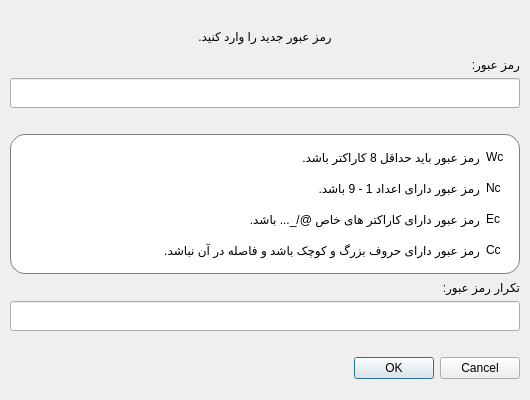
<?xml version="1.0" encoding="UTF-8"?>
<ui version="4.0">
 <class>Dialog</class>
 <widget class="QDialog" name="Dialog">
  <property name="geometry">
   <rect>
    <x>0</x>
    <y>0</y>
    <width>530</width>
    <height>400</height>
   </rect>
  </property>
  <property name="windowTitle">
   <string>Dialog</string>
  </property>
  <layout class="QGridLayout" name="gridLayout">
   <property name="leftMargin">
    <number>10</number>
   </property>
   <property name="topMargin">
    <number>10</number>
   </property>
   <property name="rightMargin">
    <number>10</number>
   </property>
   <property name="bottomMargin">
    <number>10</number>
   </property>
   <property name="horizontalSpacing">
    <number>0</number>
   </property>
   <item row="8" column="0">
    <widget class="QLabel" name="rePasswordErrorLabel">
     <property name="styleSheet">
      <string notr="true">QLabel#rePasswordErrorLabel{color:rgb(193, 0, 3);}</string>
     </property>
     <property name="text">
      <string/>
     </property>
    </widget>
   </item>
   <item row="1" column="0">
    <widget class="QLabel" name="titleLabel">
     <property name="minimumSize">
      <size>
       <width>0</width>
       <height>30</height>
      </size>
     </property>
     <property name="maximumSize">
      <size>
       <width>16777215</width>
       <height>30</height>
      </size>
     </property>
     <property name="text">
      <string>رمز عبور جدید را وارد کنید.</string>
     </property>
     <property name="alignment">
      <set>Qt::AlignCenter</set>
     </property>
    </widget>
   </item>
   <item row="5" column="0">
    <widget class="QFrame" name="checkPasswordFrame">
     <property name="minimumSize">
      <size>
       <width>0</width>
       <height>140</height>
      </size>
     </property>
     <property name="styleSheet">
      <string notr="true">#checkPasswordFrame{
background-color: rgb(255, 255, 255); border: 1px solid #7e7e7e;
border-radius: 15px;
}
	</string>
     </property>
     <property name="frameShape">
      <enum>QFrame::StyledPanel</enum>
     </property>
     <property name="frameShadow">
      <enum>QFrame::Raised</enum>
     </property>
     <layout class="QGridLayout" name="gridLayout_2">
      <item row="1" column="0">
       <spacer name="horizontalSpacer_3">
        <property name="orientation">
         <enum>Qt::Horizontal</enum>
        </property>
        <property name="sizeType">
         <enum>QSizePolicy::Maximum</enum>
        </property>
        <property name="sizeHint" stdset="0">
         <size>
          <width>100</width>
          <height>20</height>
         </size>
        </property>
       </spacer>
      </item>
      <item row="3" column="1">
       <layout class="QHBoxLayout" name="horizontalLayout_3">
        <item>
         <widget class="QLabel" name="capText">
          <property name="text">
           <string>رمز عبور دارای حروف بزرگ و کوچک باشد و فاصله در آن نباشد.</string>
          </property>
         </widget>
        </item>
        <item>
         <widget class="QLabel" name="capitalLettersCheck">
          <property name="minimumSize">
           <size>
            <width>24</width>
            <height>24</height>
           </size>
          </property>
          <property name="maximumSize">
           <size>
            <width>24</width>
            <height>24</height>
           </size>
          </property>
          <property name="text">
           <string>Cc</string>
          </property>
         </widget>
        </item>
       </layout>
      </item>
      <item row="2" column="1">
       <layout class="QHBoxLayout" name="horizontalLayout_2">
        <item>
         <widget class="QLabel" name="specText">
          <property name="text">
           <string>رمز عبور دارای کاراکتر های خاص @/_... باشد.</string>
          </property>
         </widget>
        </item>
        <item>
         <widget class="QLabel" name="spiecialCharacterCheck">
          <property name="minimumSize">
           <size>
            <width>24</width>
            <height>24</height>
           </size>
          </property>
          <property name="maximumSize">
           <size>
            <width>24</width>
            <height>24</height>
           </size>
          </property>
          <property name="text">
           <string>Ec</string>
          </property>
         </widget>
        </item>
       </layout>
      </item>
      <item row="1" column="1">
       <layout class="QHBoxLayout" name="horizontalLayout">
        <item>
         <widget class="QLabel" name="numText">
          <property name="text">
           <string>رمز عبور دارای اعداد 1 - 9 باشد.</string>
          </property>
         </widget>
        </item>
        <item>
         <widget class="QLabel" name="numbersCheck">
          <property name="minimumSize">
           <size>
            <width>24</width>
            <height>24</height>
           </size>
          </property>
          <property name="maximumSize">
           <size>
            <width>24</width>
            <height>24</height>
           </size>
          </property>
          <property name="text">
           <string>Nc</string>
          </property>
         </widget>
        </item>
       </layout>
      </item>
      <item row="0" column="1">
       <layout class="QHBoxLayout" name="horizontalLayout_4">
        <item>
         <widget class="QLabel" name="widthText">
          <property name="text">
           <string>رمز عبور باید حداقل 8 کاراکتر باشد.</string>
          </property>
         </widget>
        </item>
        <item>
         <widget class="QLabel" name="widthCheck">
          <property name="minimumSize">
           <size>
            <width>24</width>
            <height>24</height>
           </size>
          </property>
          <property name="maximumSize">
           <size>
            <width>24</width>
            <height>24</height>
           </size>
          </property>
          <property name="text">
           <string>Wc</string>
          </property>
         </widget>
        </item>
       </layout>
      </item>
     </layout>
    </widget>
   </item>
   <item row="9" column="0">
    <widget class="QDialogButtonBox" name="buttonBox">
     <property name="orientation">
      <enum>Qt::Horizontal</enum>
     </property>
     <property name="standardButtons">
      <set>QDialogButtonBox::Cancel|QDialogButtonBox::Ok</set>
     </property>
    </widget>
   </item>
   <item row="7" column="0">
    <widget class="QLineEdit" name="rePasswordLineEdit">
     <property name="minimumSize">
      <size>
       <width>0</width>
       <height>30</height>
      </size>
     </property>
     <property name="echoMode">
      <enum>QLineEdit::Password</enum>
     </property>
    </widget>
   </item>
   <item row="0" column="0">
    <spacer name="verticalSpacer_2">
     <property name="orientation">
      <enum>Qt::Vertical</enum>
     </property>
     <property name="sizeHint" stdset="0">
      <size>
       <width>20</width>
       <height>40</height>
      </size>
     </property>
    </spacer>
   </item>
   <item row="6" column="0">
    <widget class="QLabel" name="rePasswordLabel">
     <property name="text">
      <string>تکرار رمز عبور:</string>
     </property>
    </widget>
   </item>
   <item row="2" column="0">
    <widget class="QLabel" name="passwordLabel">
     <property name="text">
      <string>رمز عبور:</string>
     </property>
    </widget>
   </item>
   <item row="3" column="0">
    <widget class="QLineEdit" name="passwordLineEdit">
     <property name="minimumSize">
      <size>
       <width>0</width>
       <height>30</height>
      </size>
     </property>
     <property name="echoMode">
      <enum>QLineEdit::Password</enum>
     </property>
    </widget>
   </item>
   <item row="10" column="0">
    <spacer name="verticalSpacer">
     <property name="orientation">
      <enum>Qt::Vertical</enum>
     </property>
     <property name="sizeHint" stdset="0">
      <size>
       <width>20</width>
       <height>40</height>
      </size>
     </property>
    </spacer>
   </item>
   <item row="4" column="0">
    <widget class="QLabel" name="passwordErrorLabel">
     <property name="styleSheet">
      <string notr="true">QLabel#passwordErrorLabel{color:rgb(193, 0, 3);}</string>
     </property>
     <property name="text">
      <string/>
     </property>
    </widget>
   </item>
  </layout>
 </widget>
 <resources/>
 <connections>
  <connection>
   <sender>buttonBox</sender>
   <signal>accepted()</signal>
   <receiver>Dialog</receiver>
   <slot>accept()</slot>
   <hints>
    <hint type="sourcelabel">
     <x>248</x>
     <y>254</y>
    </hint>
    <hint type="destinationlabel">
     <x>157</x>
     <y>274</y>
    </hint>
   </hints>
  </connection>
  <connection>
   <sender>buttonBox</sender>
   <signal>rejected()</signal>
   <receiver>Dialog</receiver>
   <slot>reject()</slot>
   <hints>
    <hint type="sourcelabel">
     <x>316</x>
     <y>260</y>
    </hint>
    <hint type="destinationlabel">
     <x>286</x>
     <y>274</y>
    </hint>
   </hints>
  </connection>
 </connections>
</ui>
